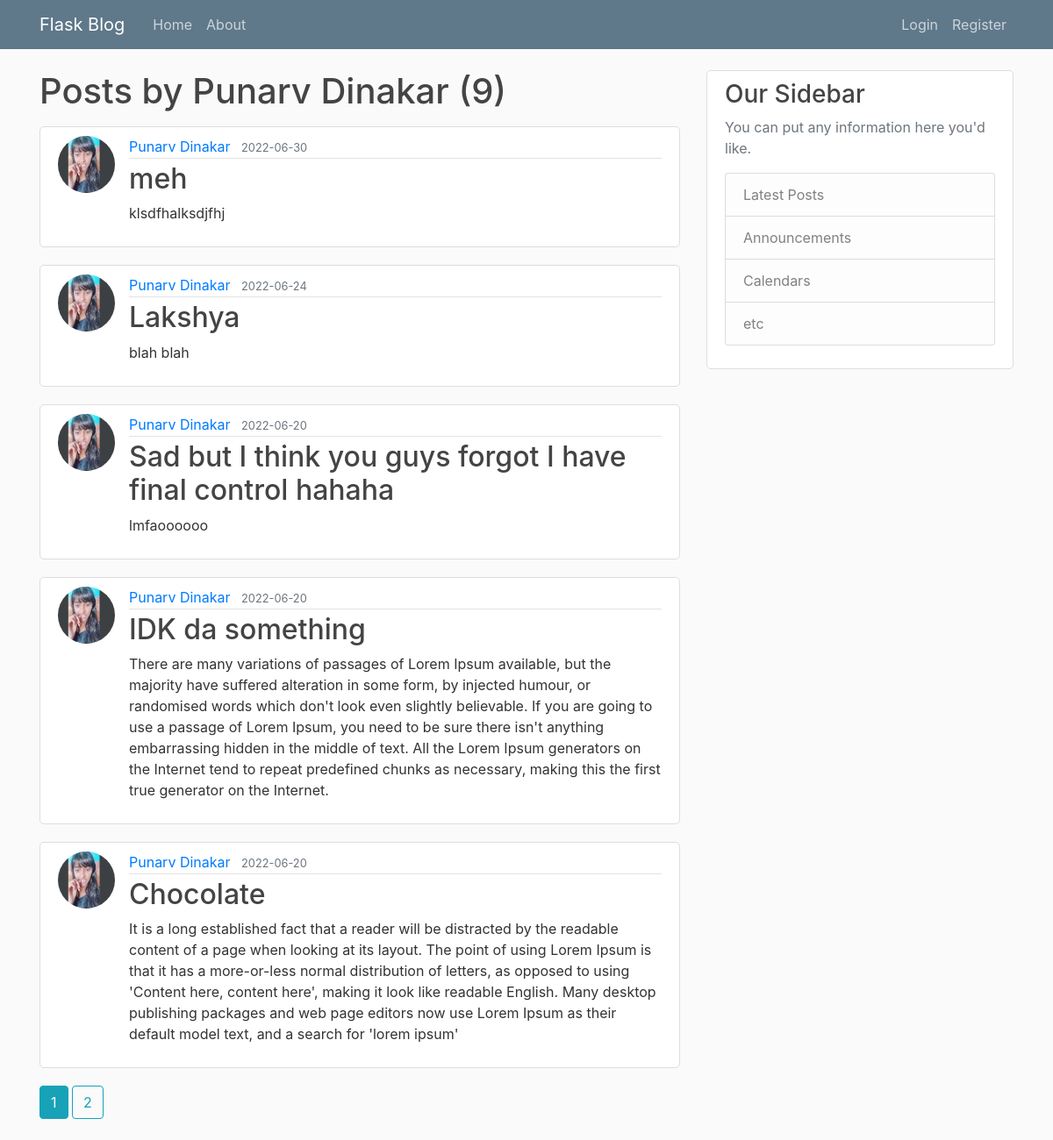
The app's page /user/Punarv Dinakar with its own data.
### flaskblog/models.py (models this page shows, shortened)
class User(db.Model, UserMixin): #these classes are called models
    id = db.Column(db.Integer, primary_key=True)
    username = db.Column(db.String(20),  unique=True, nullable=False)
    email = db.Column(db.String(120),  unique=True, nullable=False)
    image_file = db.Column(db.String(20), nullable=False, default='default.jpg')
    password = db.Column(db.String(60), nullable=False)
    posts = db.relationship('Post', backref='author', lazy=True) #creating a one-to-many relationship with Post; backref is used to get info about the author of a certain post; lazy defines when SQLAlchemy loads the data from the database # P is uppercase as we're referencing the actual Post class

class Post(db.Model):
    id = db.Column(db.Integer, primary_key=True)
    title = db.Column(db.String(100), nullable = False)
    date_posted = db.Column(db.DateTime, nullable = False, default=datetime.utcnow)
    content = db.Column(db.Text, nullable = False)
    user_id = db.Column(db.Integer, db.ForeignKey('user.id'), nullable=False) #user is lowercase because we are referencing the default created table name in ForeignKey

### flaskblog/users/routes.py (the view)
@users.route("/user/<string:username>")
def user_posts(username):
    page = request.args.get('page', 1, type=int) #default page number = 1 #this is for getting the page number from the url
    user = User.query.filter_by(username=username).first_or_404()
    posts = Post.query.filter_by(author=user)\
            .order_by(Post.date_posted.desc())\
            .paginate(page=page, per_page=5)
    return render_template('user_posts.html', posts=posts, user=user)

### flaskblog/templates/user_posts.html
{% extends "layout.html" %}
{% block content %}
    <h1 class="mb-3">Posts by {{ user.username }} ({{ posts.total }})</h1>
    {% for post in posts.items %}
        <article class="media content-section">
          <img class = "rounded-circle article-img" src="{{ url_for('static', filename = 'profile_pics/' + post.author.image_file) }}" alt="">
          <div class="media-body">
            <div class="article-metadata">
              <a class="mr-2" href="{{ url_for('users.user_posts', username=post.author.username) }}">{{ post.author.username }}</a>
              <small class="text-muted">{{ post.date_posted.strftime('%Y-%m-%d') }}</small>
            </div>
            <h2><a class="article-title" href="{{ url_for('posts.post', post_id = post.id) }}">{{ post.title }}</a></h2>
            <p class="article-content">{{ post.content }}</p>
          </div>
        </article>
    {% endfor %}
    {% for page_num in posts.iter_pages(left_edge=1, right_edge=1, left_current=1, right_current=2) %}
    {% if page_num %}
        {% if posts.page == page_num %}
          <a class = "btn btn-info mb-4" href="{{ url_for('users.user_posts', username=user.username, page=page_num) }}">{{ page_num }}</a>
        {% else %}
          <a class = "btn btn-outline-info mb-4" href="{{ url_for('users.user_posts', username=user.username, page=page_num) }}">{{ page_num }}</a>
        {% endif %}
    {% else %}
        ...
    {% endif %}
    {% endfor %}
{% endblock content %}

### flaskblog/static/main.css (style rules this page uses)
body { background: #fafafa; color: #333333; margin-top: 5rem; }
h1, h2, h3, h4, h5, h6 { color: #444444; }
.content-section { background: #ffffff; padding: 10px 20px; border: 1px solid #dddddd; border-radius: 5px; margin-bottom: 20px; }
.article-title { color: #444444; }
.article-content { white-space: pre-line; }
.article-img { height: 65px; width: 65px; margin-right: 16px; }
.article-metadata { padding-bottom: 1px; margin-bottom: 4px; border-bottom: 1px solid #e3e3e3 }

### records on screen
User: username "Punarv Dinakar"
Post: image_file (picture), author.username "Punarv Dinakar", date_posted "2022-06-30", title "meh", content "klsdfhalksdjfhj"
Post: image_file (picture), author.username "Punarv Dinakar", date_posted "2022-06-24", title "Lakshya", content "blah blah"
Post: image_file (picture), author.username "Punarv Dinakar", date_posted "2022-06-20", title "Sad but I think you guys forgot I have final control hahaha", content "lmfaoooooo"
Post: image_file (picture), author.username "Punarv Dinakar", date_posted "2022-06-20", title "IDK da something", content "There are many variations of passages of Lorem Ipsum available, but the majority have suffered alteration in some form, by injected humour, or randomised words which don't look even slightly believable. If you are going to use a passage of Lorem Ipsum, you need to be sure there isn't anything embarrassing hidden in the middle of text. All the Lorem Ipsum generators on the Internet tend to repeat predefined chunks as necessary, making this the first true generator on the Internet."
Post: image_file (picture), author.username "Punarv Dinakar", date_posted "2022-06-20", title "Chocolate", content "It is a long established fact that a reader will be distracted by the readable content of a page when looking at its layout. The point of using Lorem Ipsum is that it has a more-or-less normal distribution of letters, as opposed to using 'Content here, content here', making it look like readable English. Many desktop publishing packages and web page editors now use Lorem Ipsum as their default model text, and a search for 'lorem ipsum'"

### other values on screen
{{ posts.total }} "9"
{{ page_num }} "1"
{{ page_num }} "2"
